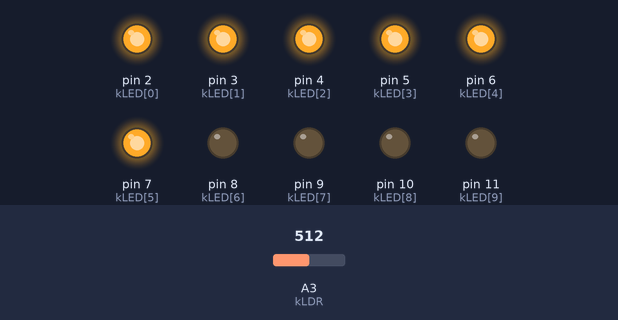
Simulated run of this sketch. Board: Arduino Uno, built with avr-gcc and run on an emulated ATmega328P. On the bench: output pins drawn as LEDs (lit = HIGH). The inputs (shaded band) are chosen by the test bench; at power-on: A3 (kLDR) = 512.

Above: at 1.2 s.
1.3 s: A3 (kLDR) set to 490
At 1.8 s:
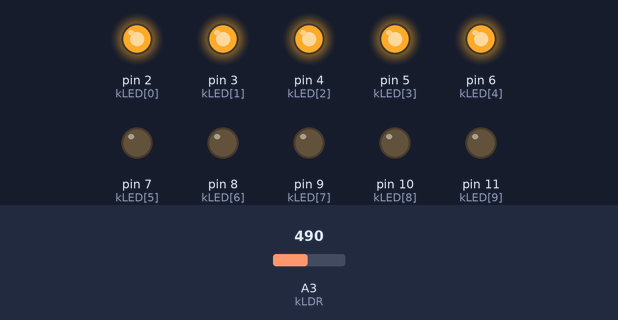
2.8 s: A3 (kLDR) set to 306
At 4.0 s:
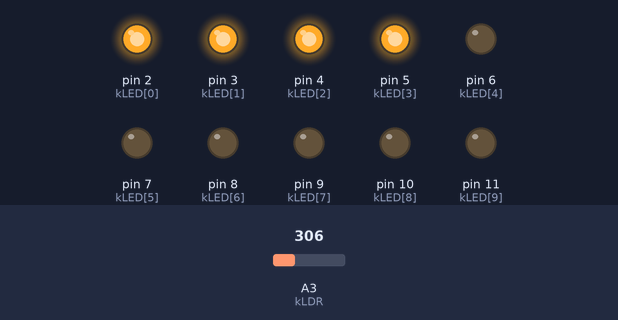
4.3 s: A3 (kLDR) set to 292
At 5.3 s:
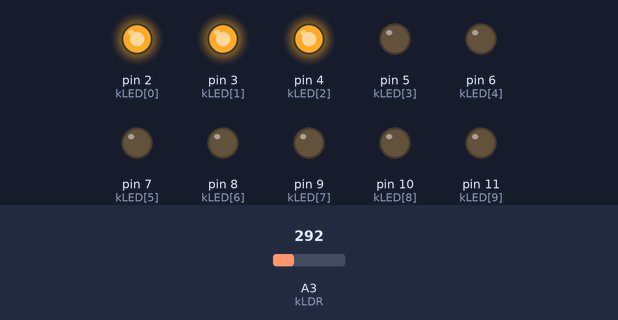
5.8 s: A3 (kLDR) set to 214
7.3 s: A3 (kLDR) set to 184
At 7.6 s:
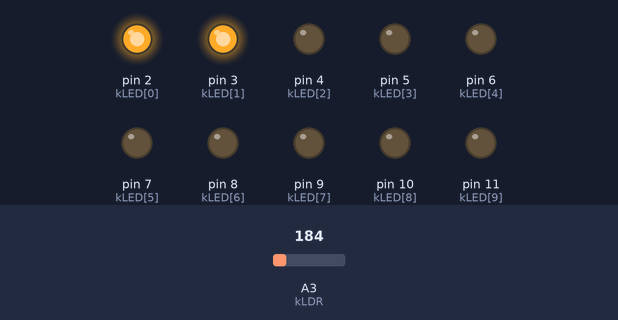
8.8 s: A3 (kLDR) set to 310
At 9.9 s:
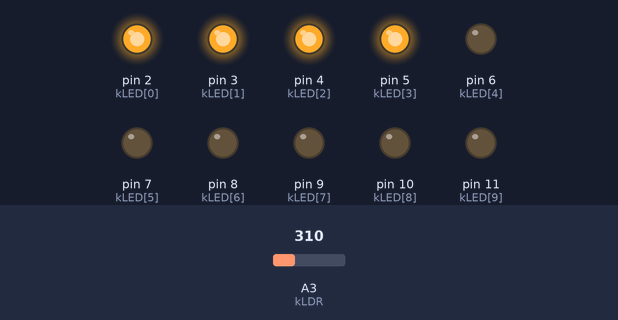
Timing chart, 0 to 11.3 s (numbered marks = the images above; inputs shaded):
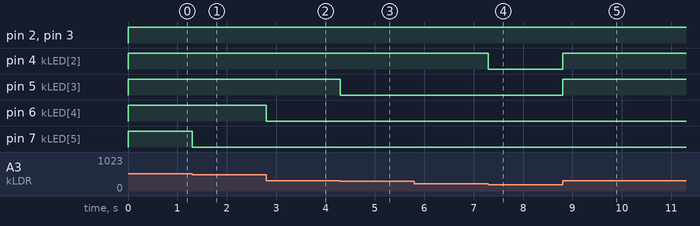

Measured:
- the behaviour switches between 300 and 299 on A3 (kLDR) (found by bisection; images 2 and 3)
- the behaviour switches between 200 and 199 on A3 (kLDR) (found by bisection; images 3 and 4)
- after the input at 1.3 s, pin 7 (kLED[5]): HIGH → LOW at once
- after the input at 2.8 s, pin 6 (kLED[4]): HIGH → LOW at once
- after the input at 4.3 s, pin 5 (kLED[3]): HIGH → LOW at once
- after the input at 5.8 s, every drawn part: stays the same
- after the input at 7.3 s, pin 4 (kLED[2]): HIGH → LOW at once
- after the input at 8.8 s, pin 4 (kLED[2]), pin 5 (kLED[3]): LOW → HIGH at once

The sketch:

intensityLevel.ino
```cpp
/*
 * This program is used to show different intensity level by glowing different number of lights.
 * Author: Anuj Jain
 * @ianuj03
 */
const int kLED[10]={2,3,4,5,6,7,8,9,10,11};//Array for LEDs
const int kLDR=A3;//For LDR's reading
void setup()
{
  for(int i=0;i<10;i++)
    pinMode(kLED[i],OUTPUT);//setting up each LED on output mode
  pinMode(kLDR,INPUT);
}
void loop()
{
  int i;
  int sensorValue=analogRead(kLDR);
  if(sensorValue<100){
    digitalWrite(kLED[0],1);
    for(i=1;i<10;i++)
      digitalWrite(kLED[i],0);
  }
  else if(sensorValue<200){
    for(i=0;i<2;i++)
      digitalWrite(kLED[i],1);
    for(;i<10;i++)
      digitalWrite(kLED[i],0);
  }
  else if(sensorValue<300){
    for(i=0;i<3;i++)
      digitalWrite(kLED[i],1);
    for(;i<10;i++)
      digitalWrite(kLED[i],0);
  }
  else if(sensorValue<400){
    for(i=0;i<4;i++)
      digitalWrite(kLED[i],1);
    for(;i<10;i++)
      digitalWrite(kLED[i],0);
  }
  else if(sensorValue<500){
    for(i=0;i<5;i++)
      digitalWrite(kLED[i],1);
    for(;i<10;i++)
      digitalWrite(kLED[i],0);
  }
  else if(sensorValue<600){
    for(i=0;i<6;i++)
      digitalWrite(kLED[i],1);
    for(;i<10;i++)
      digitalWrite(kLED[i],0);
  }
  else if(sensorValue<700){
    for(i=0;i<7;i++)
      digitalWrite(kLED[i],1);
    for(;i<10;i++)
      digitalWrite(kLED[i],0);
  }
  else if(sensorValue<800){
    for(i=0;i<8;i++)
      digitalWrite(kLED[i],1);
    for(;i<10;i++)
      digitalWrite(kLED[i],0);
  }
  else if(sensorValue<900){
    for(i=0;i<9;i++)
      digitalWrite(kLED[i],1);
    digitalWrite(kLED[i],0);
  }
  else
    for(i=0;i<10;i++)
      digitalWrite(kLED[i],1);
}
```
